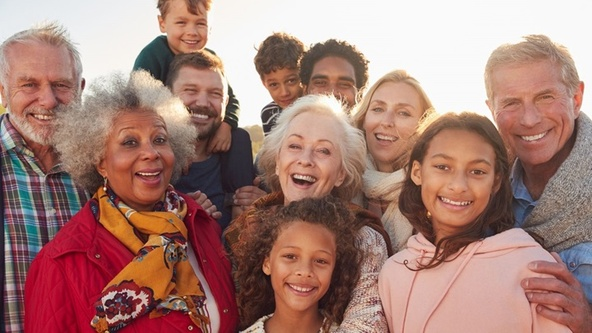
#> input picture object detection/human.jpg, 592 x 333 px, shrunk from 720 x 405 before the run, found by its file name
$ python code3.py
#> lines starting #> are read from the running program, lines starting #| are printed output that depends on the picture; after the words box and inside, x2 and y2 are one past the last pixel; in counts of white or black regions, pixels touching at a corner belong together
import cv2
import matplotlib.pyplot as plt

# Load the pre-trained Haar Cascade model for face detection
cascade_path = cv2.data.haarcascades + 'haarcascade_frontalface_default.xml'
face_cascade = cv2.CascadeClassifier(cascade_path)

# Load an image
img_path = r'E:\sai\UCE\Video_summarization\object detection\human.jpg'  # Replace with the correct path to your image
img = cv2.imread(img_path)
#> img is the input picture: shape (333, 592, 3); mean B, G, R 118.9, 127.5, 166.8

img_path2 = r'E:\sai\UCE\Video_summarization\object detection\dog.jpg'
img = cv2.imread(img_path2)
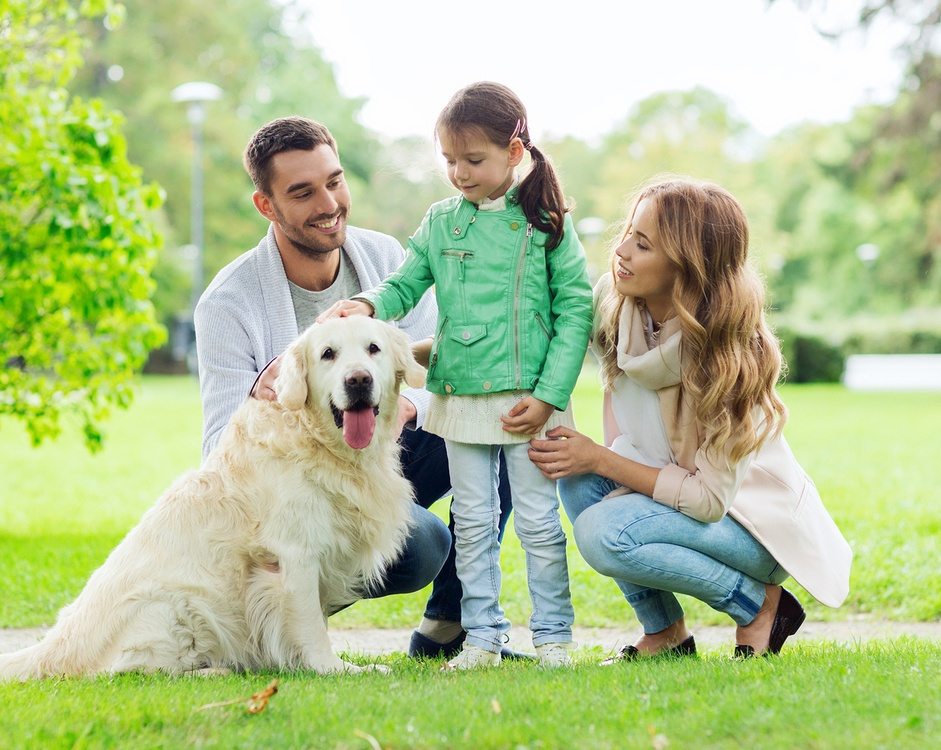
#> input picture object detection/dog.jpg, 941 x 750 px, shrunk from 1144 x 911 before the run, found by its file name
#> img is the input picture: shape (750, 941, 3); mean B, G, R 145.2, 195, 177.8

# Check if the image was loaded correctly
if img is None:
    print(f"Error: Unable to load image at {img_path}")
else:
    # Convert to grayscale (Haar Cascades work better on grayscale images)
    gray_img = cv2.cvtColor(img, cv2.COLOR_BGR2GRAY)
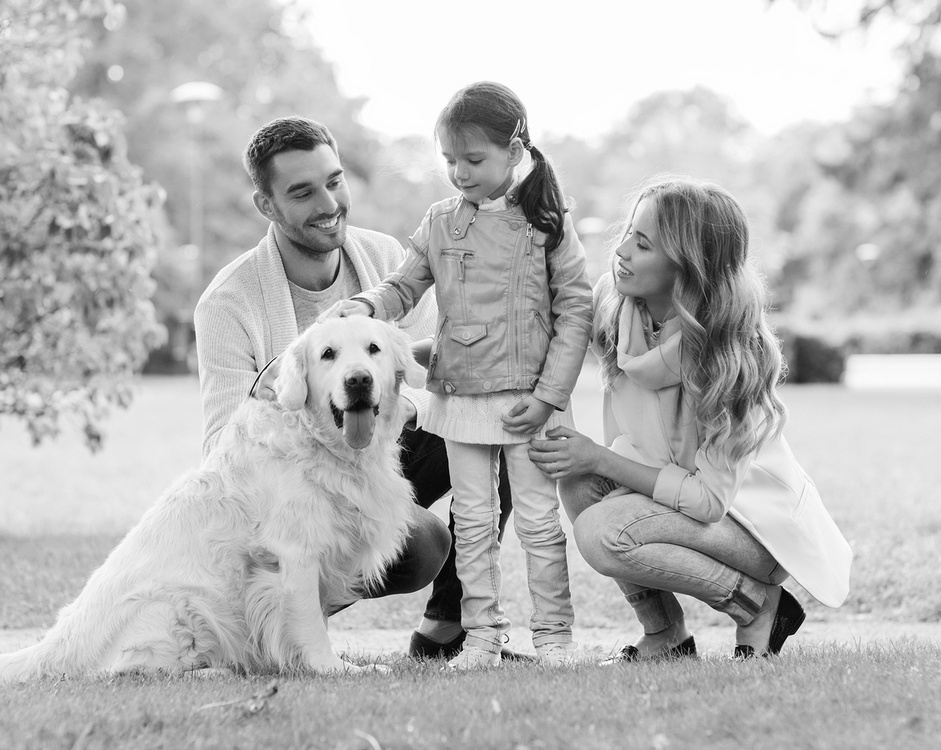
#> gray_img: shape (750, 941); min 1, max 255, mean 184.1

    # Perform face detection
    faces = face_cascade.detectMultiScale(gray_img, scaleFactor=1.1, minNeighbors=5, minSize=(30, 30))
#> faces = [[434, 137, 61, 61], [564, 214, 60, 60]]

    # Draw bounding boxes and label 'Human' for each detected face
    for (x, y, w, h) in faces:
        # Draw the bounding box around the face
        cv2.rectangle(img, (x, y), (x + w, y + h), (255, 0, 0), 2)

        # Add the 'Human' label above the bounding box
        cv2.putText(img, 'Human', (x, y - 10), cv2.FONT_HERSHEY_SIMPLEX, 0.9, (255, 0, 0), 2)
#> this loop made 2 passes
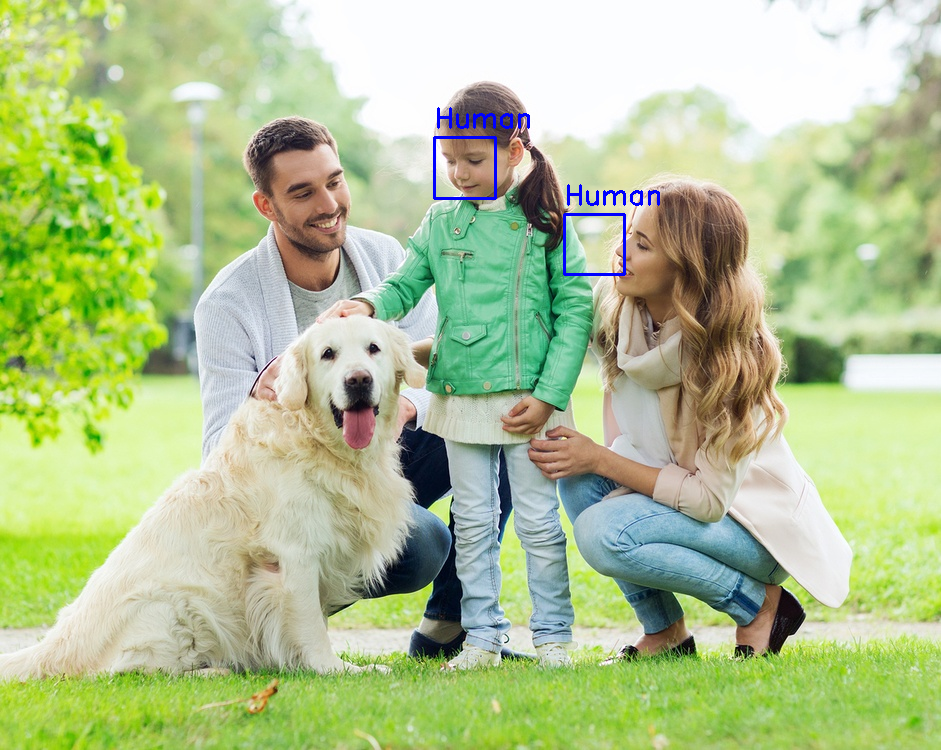
#> img: shape (750, 941, 3); 0.39% of pixels changed, all inside (x1, y1, x2, y2) = (433, 107, 660, 276)

    # Display the image with bounding boxes and labels
    plt.imshow(cv2.cvtColor(img, cv2.COLOR_BGR2RGB))
    plt.axis('off')  # Hide axis
    plt.show()

    # Optionally save the output image with detected faces and labels
    cv2.imwrite('detected_faces_with_labels.jpg', img)
